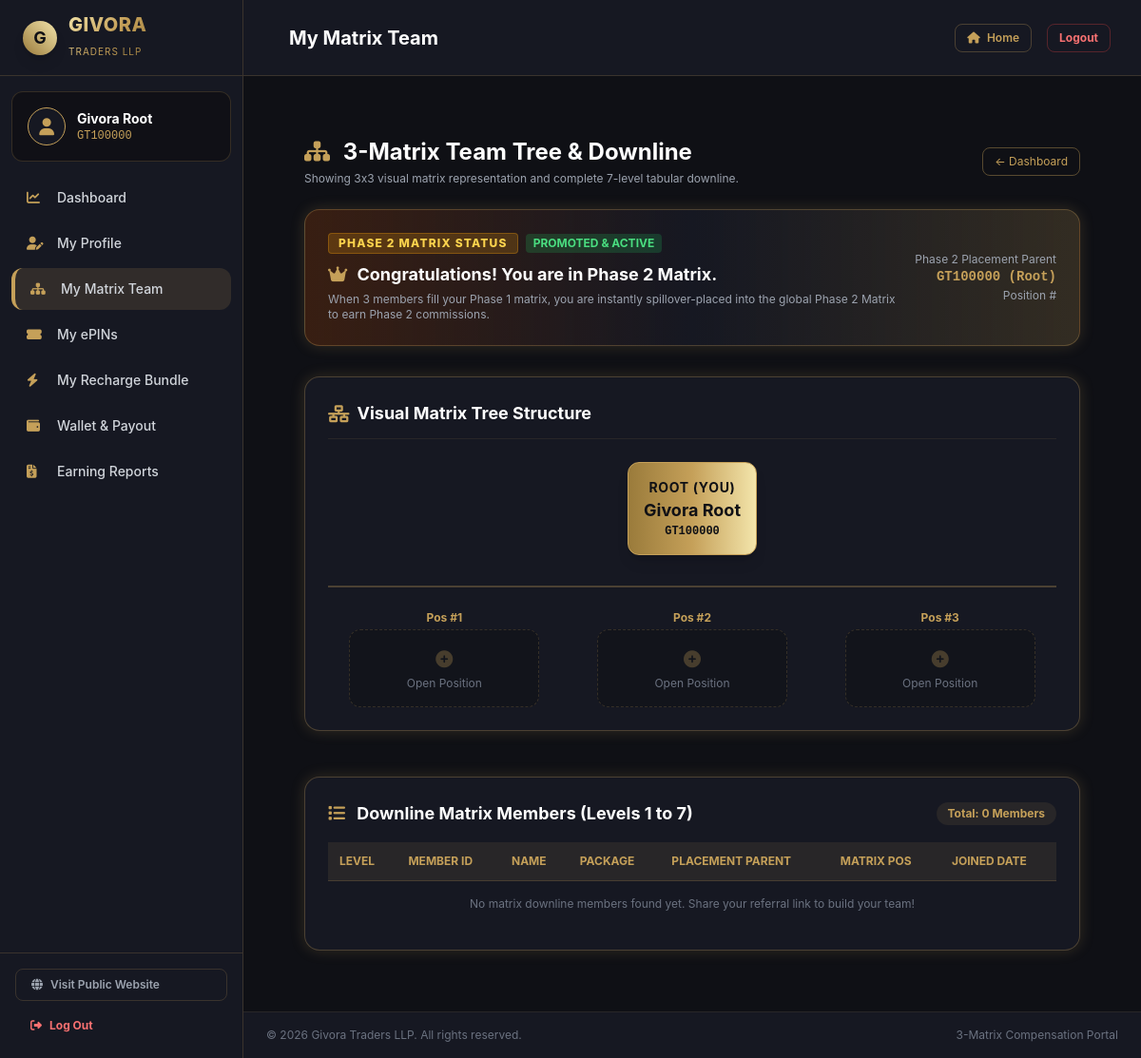
The app's page /customer/teams.php (signed in) with its own data.
### tables this page shows
CREATE TABLE IF NOT EXISTS members (
    id INT AUTO_INCREMENT PRIMARY KEY,
    member_id VARCHAR(20) NOT NULL UNIQUE,
    sponsor_id VARCHAR(20) DEFAULT NULL,
    placement_parent_id VARCHAR(20) DEFAULT NULL,
    matrix_position INT DEFAULT NULL,
    name VARCHAR(100) NOT NULL,
    email VARCHAR(100) NOT NULL,
    phone VARCHAR(20) NOT NULL,
    password VARCHAR(255) NOT NULL,
    used_epin VARCHAR(50) NOT NULL,
    package_type ENUM('Foundation_5000', 'Leadership_15000', 'Recharge_Bundle_5400') NOT NULL,
    profile_image VARCHAR(255) DEFAULT NULL,
    status ENUM('Active', 'Inactive') NOT NULL DEFAULT 'Active',
    p2_status ENUM('Inactive', 'Active') NOT NULL DEFAULT 'Inactive',
    p2_placement_parent_id VARCHAR(20) DEFAULT NULL,
    p2_matrix_position INT DEFAULT NULL,
    p2_created_at TIMESTAMP NULL DEFAULT NULL,
    created_at TIMESTAMP DEFAULT CURRENT_TIMESTAMP,
    INDEX idx_sponsor (sponsor_id),
    INDEX idx_parent (placement_parent_id),
    INDEX idx_p2_parent (p2_placement_parent_id)
);

### customer/teams.php (the view, shortened to what the rows shown need)
<?php
require_once __DIR__ . '/../includes/functions.php';
$member = getLoggedInMember();
$page_title = "My Matrix Team";
$pdo = getDBConnection();
function getDownlineList($pdo, $root_member_id, $max_level = 7) {
    $downline = [];
    $queue = [['id' => $root_member_id, 'level' => 0]];
    while (!empty($queue)) {
        $curr = array_shift($queue);
        $curr_id = $curr['id'];
        $curr_level = $curr['level'];
        if ($curr_level < $max_level) {
            $stmt = $pdo->prepare("SELECT member_id FROM members WHERE placement_parent_id = ? ORDER BY matrix_position ASC");
            $stmt->execute([$curr_id]);
            $children = $stmt->fetchAll(PDO::FETCH_COLUMN);
        }
    }
    return $downline;
}
$downline_list = getDownlineList($pdo, $member['member_id'], 7);
require_once __DIR__ . '/../includes/header.php';
?>
<div class="py-8 max-w-7xl mx-auto px-4 sm:px-6 lg:px-8">
    <div class="mb-6 flex justify-between items-center">
        <div>
            <h1 class="text-2xl font-bold text-white"><i class="fas fa-sitemap text-gold mr-2"></i> 3-Matrix Team Tree & Downline</h1>
        </div>
    </div>
    <div class="bg-gradient-to-r from-amber-900/40 via-darkcard to-gold/20 p-6 rounded-2xl gold-border-glow mb-8 flex flex-col md:flex-row items-center justify-between gap-4 border border-gold/30">
        <?php if ($member['p2_status'] === 'Active'): ?>
            <div class="text-right flex-shrink-0">
                <div class="text-xs text-gray-400">Phase 2 Placement Parent</div>
                <div class="text-sm font-bold font-mono text-gold"><?php echo htmlspecialchars($member['p2_placement_parent_id'] ?: 'GT100000 (Root)'); ?></div>
                <div class="text-xs text-gray-400 mt-0.5">Position #<?php echo htmlspecialchars($member['p2_matrix_position']); ?></div>
            </div>
        <?php endif; ?>
    </div>
    <div class="bg-darkcard p-6 rounded-2xl gold-border-glow mb-12 overflow-x-auto">
        <h2 class="text-lg font-bold text-white mb-6 border-b border-gold/10 pb-3 flex items-center">
            <i class="fas fa-network-wired text-gold mr-2"></i> Visual Matrix Tree Structure
        </h2>
        <div class="min-w-[700px] text-center">
            <div class="inline-block bg-gradient-to-r from-golddark via-gold to-goldlight text-darkbg p-4 rounded-xl shadow-lg border border-gold font-bold mb-8">
                <div class="text-sm uppercase tracking-wider">Root (You)</div>
                <div class="text-lg"><?php echo htmlspecialchars($member['name']); ?></div>
                <div class="text-xs font-mono font-black"><?php echo htmlspecialchars($member['member_id']); ?></div>
            </div>
        </div>
    </div>
    <div class="bg-darkcard p-6 rounded-2xl gold-border-glow">
        <h2 class="text-lg font-bold text-white mb-4 flex items-center justify-between">
            <span><i class="fas fa-list text-gold mr-2"></i> Downline Matrix Members (Levels 1 to 7)</span>
            <span class="text-xs bg-gold/10 text-gold px-3 py-1 rounded-full">Total: <?php echo count($downline_list); ?> Members</span>
        </h2>
        <div class="overflow-x-auto">
            <table class="w-full text-left text-xs text-gray-300">
                <thead class="bg-gold/10 text-gold uppercase border-b border-gold/20">
                    <tr>
                        <th class="p-3">Level</th>
                        <th class="p-3">Member ID</th>
                        <th class="p-3">Name</th>
                        <th class="p-3">Package</th>
                        <th class="p-3">Placement Parent</th>
                        <th class="p-3">Matrix Pos</th>
                        <th class="p-3">Joined Date</th>
                    </tr>
                </thead>
            </table>
        </div>
    </div>
</div>
<?php require_once __DIR__ . '/../includes/footer.php'; ?>

### includes/header.php (shortened to what the rows shown need)
<?php
$is_member = isset($_SESSION['member_id']);
$logged_member = null;
if ($is_member) {
    require_once __DIR__ . '/functions.php';
    $logged_member = getLoggedInMember();
}
$script_uri = $_SERVER['REQUEST_URI'] ?? '';
$is_customer_section = (strpos($script_uri, '/customer/') !== false);
$is_admin_section = (strpos($script_uri, '/admin/') !== false);
$is_sidebar_layout = $is_customer_section || $is_admin_section;
?>
<!DOCTYPE html>
<html lang="en" class="dark">
<head>
    <script src="https://cdn.tailwindcss.com"></script>
    <link rel="stylesheet" href="https://cdnjs.cloudflare.com/ajax/libs/font-awesome/6.4.0/css/all.min.css">
</head>
<body class="min-h-screen flex flex-col justify-between">
<?php if ($is_sidebar_layout): ?>
    <div class="min-h-screen flex flex-col md:flex-row bg-darkbg w-full">
        <aside id="sidebar-menu" class="fixed md:static inset-y-0 left-0 w-64 bg-darkcard border-r border-gold/20 flex flex-col justify-between z-50 transform -translate-x-full md:translate-x-0 transition-transform duration-300 ease-in-out flex-shrink-0">
            <div>
                <div class="p-4 mx-3 my-4 rounded-xl bg-darkbg/80 border border-gold/20 flex items-center space-x-3">
                    <?php if ($is_customer_section && $logged_member): ?>
                        <div class="w-10 h-10 rounded-full border border-gold bg-darkcard flex items-center justify-center text-gold text-lg font-bold flex-shrink-0 overflow-hidden">
                            <?php if (!empty($logged_member['profile_image'])): ?>
                                <img src="<?php echo htmlspecialchars($logged_member['profile_image']); ?>" class="w-full h-full object-cover">
                            <?php else: ?>
                                <i class="fas fa-user"></i>
                            <?php endif; ?>
                        </div>
                        <div class="overflow-hidden">
                            <div class="text-sm font-bold text-white truncate"><?php echo htmlspecialchars($logged_member['name']); ?></div>
                            <div class="text-xs text-gold font-mono truncate"><?php echo htmlspecialchars($logged_member['member_id']); ?></div>
                        </div>
                    <?php endif; ?>
                </div>
            </div>
        </aside>
        <div class="flex-1 flex flex-col min-w-0">
            <header class="h-20 bg-darkcard border-b border-gold/20 px-4 sm:px-8 flex items-center justify-between sticky top-0 z-30">
                <div class="flex items-center space-x-4">
                    <h2 class="text-lg sm:text-xl font-bold text-white truncate">
                        <?php echo isset($page_title) ? $page_title : "Portal Overview"; ?>
                    </h2>
                </div>
            </header>
            <main class="flex-grow p-4 sm:p-8">
<?php endif; ?>

### records on screen
members: name "Givora Root", member "GT100000", p2_placement_parent "GT100000 (Root)"

### other values on screen
$page_title "My Matrix Team"
count($downline_list) "0"
